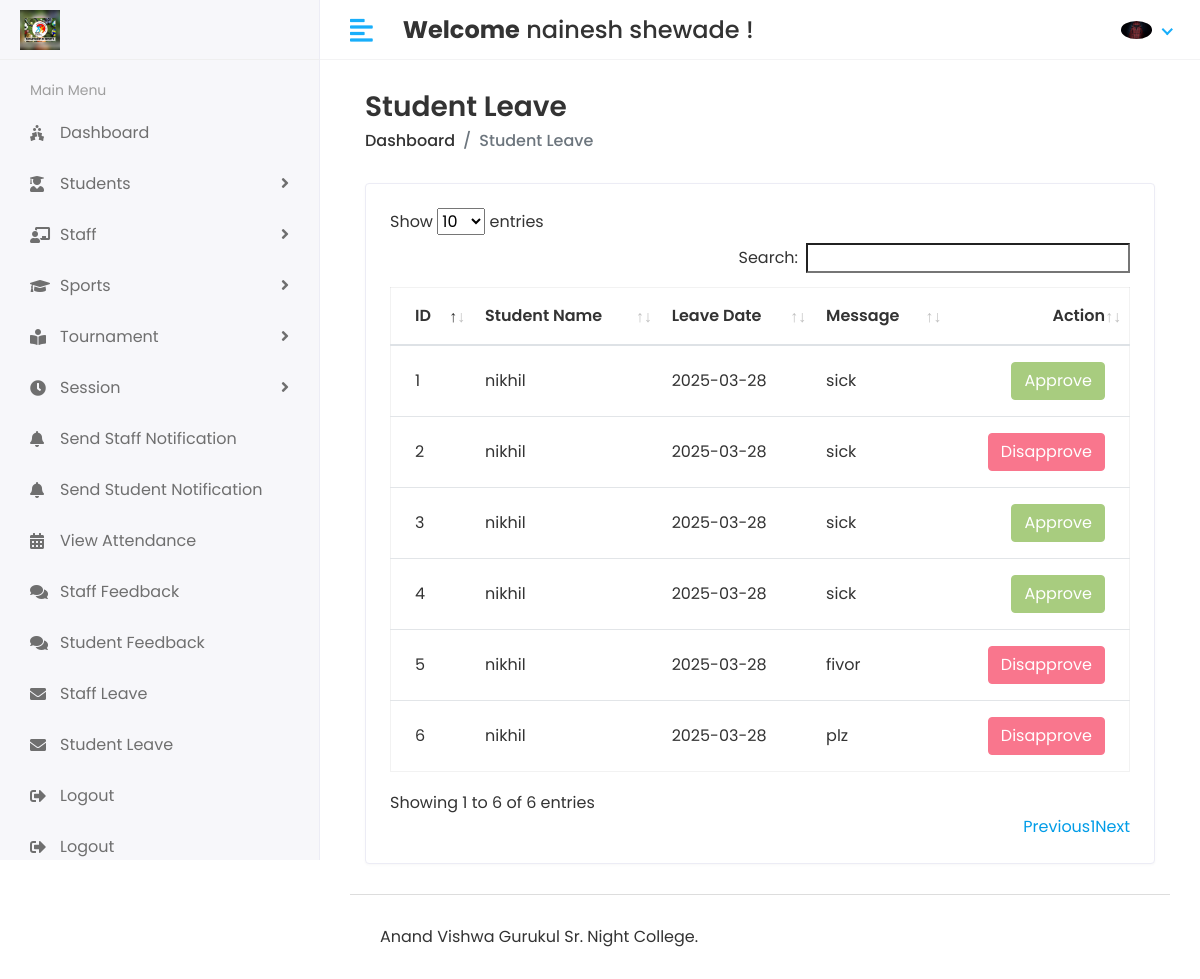
/Hod/Student/Leave_view (signed in), run on the app's committed database.
### app/models.py (models this page shows, shortened)
class CustomUser(AbstractUser):
    USER = (
        (1,'HOD'),
        (2,'STAFF'),
        (3,'STUDENT'),
    )
    user_type = models.CharField(choices=USER, max_length=50,default=1)
    profile_pic = models.ImageField(upload_to='media/profile_pic')

class Student_Leave(models.Model):
    student_id = models.ForeignKey(Student, on_delete=models.CASCADE)
    data = models.CharField(max_length=100)
    message = models.TextField()
    status = models.IntegerField(default=0)
    created_at = models.DateTimeField(auto_now_add=True)
    updated_at = models.DateTimeField(auto_now_add=True)

class Student(models.Model):
    admin = models.OneToOneField(CustomUser, on_delete=models.CASCADE)
    address = models.TextField()
    gender = models.CharField(max_length=100)
    sport_id = models.ForeignKey("Sport", on_delete=models.DO_NOTHING)
    session_year_id = models.ForeignKey("Session_Year", on_delete=models.DO_NOTHING)
    created_at = models.DateTimeField(auto_now_add=True)
    updated_at = models.DateTimeField(auto_now=True)

### sports_management_system/Hod_views.py (the view)
# urls.py: path('Hod/Student/Leave_view',Hod_views.STUDENT_LEAVE_VIEW,name='student_leave_view'),
@login_required(login_url='/')
def STUDENT_LEAVE_VIEW(request):
    student_leave = Student_Leave.objects.all()
    context = {
        'student_leave':student_leave,
    }
    return render(request,'Hod/student_leave.html',context)

### templates/Hod/student_leave.html (shortened to what this page needs)
{% extends "base.html" %}
{% block content %}
<div class="content container-fluid">
    <div class="page-header">
       <div class="row align-items-center">
          <div class="col">
             <h3 class="page-title">Student Leave</h3>
             <ul class="breadcrumb">
                <li class="breadcrumb-item"><a href="index.html">Dashboard</a></li>
                <li class="breadcrumb-item active">Student Leave</li>
             </ul>
          </div>
       </div>
    </div>
    <div class="row">
       <div class="col-sm-12">
          <div class="card card-table">
             <div class="card-body">
                <div class="table-responsive">
                   <table id="table_id" class="table table-hover table-center mb-0">
                      <thead>
                         <tr>
                            <th>ID</th>
                            <th>Student Name</th>
                            <th>Leave Date</th>
                            <th>Message</th>
                            <th class="text-right">Action</th>
                         </tr>
                      </thead>
                      <tbody>
                        {% for i in student_leave %}
                         <tr>
                            <td>{{i.id}}</td>
                            <td>{{i.student_id.admin.first_name}}</td>
                            <td>{{i.data}}</td>
                            <td>{{i.message}}</td>
                            <td class="text-right">
                               <div class="actions">
                                {% if i.status == 0 %}
                                  <a href="{% url "student_approve_leave" i.id %}" class="btn btn-success">Approve</a>
                                  <a href="{% url "student_disapprove_leave" i.id %}" class="btn btn-danger">Disapprove</a>
                                 {% elif i.status == 1 %}
                                 <button class="btn btn-success" disabled="disabled">Approve</button>
                                 {% else %}
                                 <button class="btn btn-danger" disabled="disabled">Disapprove</button>
                                 {% endif %}
                               </div>
                            </td>
                         </tr>
                        {% endfor %}
                      </tbody>
                   </table>
                </div>
             </div>
          </div>
       </div>
    </div>
 </div>
{% endblock %}

### templates/includes/header.html (shortened to what this page needs)
{% load static %}
<div class="header">
    <div class="header-left">
       <a href="index.html" class="logo">
       <img src="{% static 'assets/img/avgimage.jpg' %}" alt="Logo">
       </a>
    </div>
    <a href="javascript:void(0);" id="toggle_btn">
    <i class="fas fa-align-left"></i>
    </a>
    <div class="top-nav-search mt-3">
       <h4><strong>Welcome</strong>&nbsp<span>{{user.first_name}} {{user.last_name}}</span>&nbsp;!</h4>
    </div>
    <ul class="nav user-menu">
       <li class="nav-item dropdown has-arrow">
          <a href="#" class="dropdown-toggle nav-link" data-toggle="dropdown">
          {% if user.profile_pic == "" %}
            <span class="user-img"><img class="rounded-circle" src="{% static 'assets/img/noimage.png' %}" width="31" alt="Ryan Taylor"></span>
          {% else %}
          <span class="user-img"><img class="rounded-circle" src="/{{user.profile_pic}}" width="31" alt="Ryan Taylor"></span>
          {% endif %}
          </a>
       </li>
    </ul>
 </div>

### static/assets/css/style.css (style rules this page uses)
html { height: 100%; }
body { background-color: #fff; color: #333; font-family: 'Poppins', sans-serif; font-size: 1rem; height: 100%; line-height: 1.5; overflow-x: hidden; }
h1, h2, h3, h4, h5, h6 { font-family: 'Poppins', sans-serif; margin-top: 0; }
a { color: #009ce7; }
input, button, a { transition: all 0.4s ease; -moz-transition: all 0.4s ease; -o-transition: all 0.4s ease; -ms-transition: all 0.4s ease; -webkit-transition: all 0.4s ease; }
input, input:focus, button, button:focus { outline: none; }
ul, ol { padding: 0px; list-style: none; }
.table { color: #333; max-width: 100%; margin-bottom: 0; width: 100%; }
.table.dataTable { border-collapse: collapse !important; border: 1px solid rgba(0, 0, 0, 0.05); }
.table thead tr th { font-weight: 600; }
.table tbody tr { border-bottom: 1px solid rgba(0, 0, 0, 0.05); }
.table.table-center td, .table.table-center th { vertical-align: middle; }
.card-table .card-body .table > thead > tr > th { border-top: 0; }
.card-table .card-body .table tr td:first-child, .card-table .card-body .table tr th:first-child { padding-left: 1.5rem; }
.card-table .card-body .table tr td:last-child, .card-table .card-body .table tr th:last-child { padding-right: 1.5rem; }
.card-table .table td, .card-table .table th { border-top: 1px solid #e2e5e8; padding: 1rem 0.75rem; white-space: nowrap; }
.btn-success { background-color: #7bb13c; border: 1px solid #7bb13c }
.btn-success.disabled, .btn-success:disabled { background-color: #7bb13c; border-color: #7bb13c; color: #fff; }
.btn-danger { background-color: #e84646; border: 1px solid #e84646; }
.btn-danger.disabled, .btn-danger:disabled { background-color: #f62d51; border-color: #f62d51; color: #fff; }
.card { border: 1px solid #ececf5; box-shadow: 0 1px 3px 0 rgba(0, 0, 0, 0.03); margin-bottom: 1.875rem; }
.card-body { padding: 1.5rem; }
.header { background-color: #fff; border-bottom: 1px solid #f3f3f4; left: 0; position: fixed; right: 0; top: 0; z-index: 1001; height: 60px; }
.header .header-left { float: left; height: 60px; padding: 0 20px; position: relative; width: 320px; z-index: 1; transition: all 0.2s ease-in-out; background-color: #f7f7fa; border-bottom: 1px solid #efefef; border-right: 1px solid #ececf5; display: flex; align-items: center; }
.header .header-left .logo { display: inline-block; line-height: 60px; }
.header .header-left .logo img { max-height: 40px; width: auto; }
.header .dropdown-toggle:after { display: none; }
.header .has-arrow .dropdown-toggle:after { border-top: 0; border-left: 0; border-bottom: 2px solid #18aefa; border-right: 2px solid #18aefa; content: ''; height: 8px; display: inline-block; pointer-events: none; -webkit-transform-origin: 66% 66%; -ms-transform-origin: 66% 66%; transform-origin: 66% 66%; -webkit-transform: rotate(45deg); -ms-transform: rotate(45deg); transform: rotate(45deg); -webkit-transition: all 0.15s ease-in-out; transition: all 0.15s ease-in-out; width: 8px; vertical-align: 0px; }
.user-menu { float: right; margin: 0; position: relative; z-index: 99; padding-right: 15px; }
.user-menu.nav > li > a { color: #a0a0a0; font-size: 14px; line-height: 58px; padding: 0 15px; height: 60px; }
.user-img { margin-right: 3px; position: relative; }
.top-nav-search { float: left; margin-left: 15px; }
.page-header { margin-bottom: 1.875rem; }
.page-header .breadcrumb { background-color: transparent; color: #6c757d; font-size: 1rem; font-weight: 500; margin-bottom: 0; padding: 0; }
.page-header .breadcrumb a { color: #333; }
.page-title { font-size: 28px; font-weight: 600; color: #333; margin-bottom: 5px; }
@media (min-width: 992px) { #toggle_btn { align-items: center; color: #18aefa; display: inline-flex; float: left; font-size: 26px; height: 60px; justify-content: center; margin-left: 15px; padding: 0 15px; } }

### data on the page
CustomUser: first_name "nainesh", last_name "shewade", profile_pic (picture)
Student_Leave: id "1", student_id.admin.first_name "nikhil", data "2025-03-28", message "sick", status "Approve"
Student_Leave: id "2", student_id.admin.first_name "nikhil", data "2025-03-28", message "sick", status "Disapprove"
Student_Leave: id "3", student_id.admin.first_name "nikhil", data "2025-03-28", message "sick", status "Approve"
Student_Leave: id "4", student_id.admin.first_name "nikhil", data "2025-03-28", message "sick", status "Approve"
Student_Leave: id "5", student_id.admin.first_name "nikhil", data "2025-03-28", message "fivor", status "Disapprove"
Student_Leave: id "6", student_id.admin.first_name "nikhil", data "2025-03-28", message "plz", status "Disapprove"
